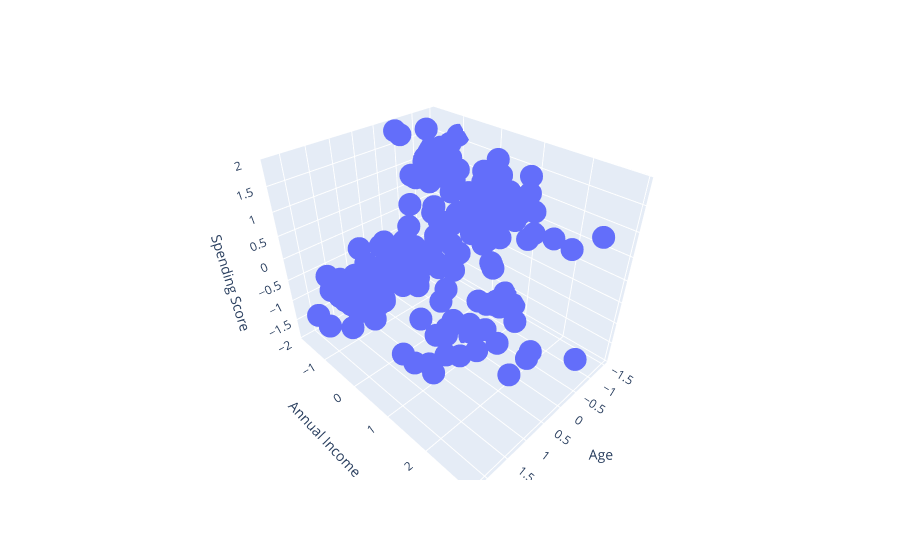

Write notebook code for a chart like this one.
### Markdown cell above
# Agrupamiento de los datos

### Code cell
import plotly.express as px
fig = px.scatter_3d(df, x = 'Age', y = 'Annual Income', z = 'Spending Score')
fig.show()

### Figure 1 — Plotly figure (JSON) as saved in the notebook; plotly's stock layout.template omitted (floating-point values rounded to 4 significant figures; data arrays with more than 128 entries replaced by an {"elided": "..."} marker saying what was removed)
{"data": [{"hovertemplate": "Age=%{x}<br>Annual Income=%{y}<br>Spending Score=%{z}<extra></extra>", "legendgroup": "", "marker": {"color": "#636efa", "symbol": "circle"}, "mode": "markers", "name": "", "scene": "scene", "showlegend": false, "type": "scatter3d", "x": {"elided": "200 float values"}, "y": {"elided": "200 float values"}, "z": {"elided": "200 float values"}}], "layout": {"legend": {"tracegroupgap": 0}, "margin": {"t": 60}, "scene": {"domain": {"x": [0, 1], "y": [0, 1]}, "xaxis": {"title": {"text": "Age"}}, "yaxis": {"title": {"text": "Annual Income"}}, "zaxis": {"title": {"text": "Spending Score"}}}}}
